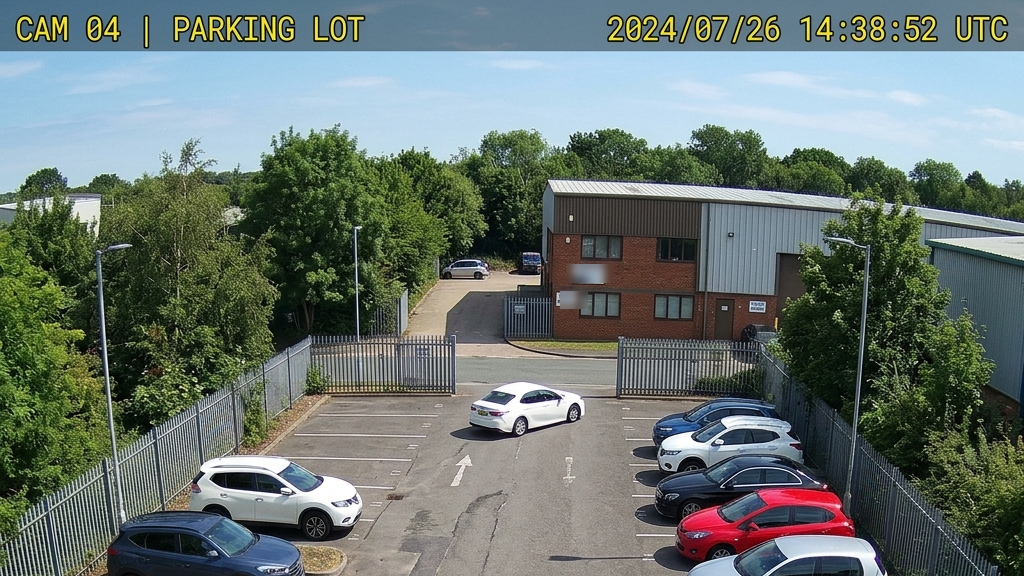
#> input picture images/raw_camera_frame_1782398850802.png, 1024 x 576 px
$ python edge_detection.py
#> lines starting #> are read from the running program, lines starting #| are printed output that depends on the picture; after the words box and inside, x2 and y2 are one past the last pixel; in counts of white or black regions, pixels touching at a corner belong together
"""Week 7: preprocessing and frame efficiency.

Blurs out noise, thresholds, and extracts structural outlines with Canny edge
detection. Running this regenerates images/edge_detection_output_*.png.

Usage:  python edge_detection.py
"""
import os
import cv2

IMG_DIR = os.path.join(os.path.dirname(__file__), "..", "images")
RAW = os.path.join(IMG_DIR, "raw_camera_frame_1782398850802.png")
EDGE_OUT = os.path.join(IMG_DIR, "edge_detection_output_1782398874981.png")


def main():
    frame = cv2.imread(RAW, cv2.IMREAD_GRAYSCALE)
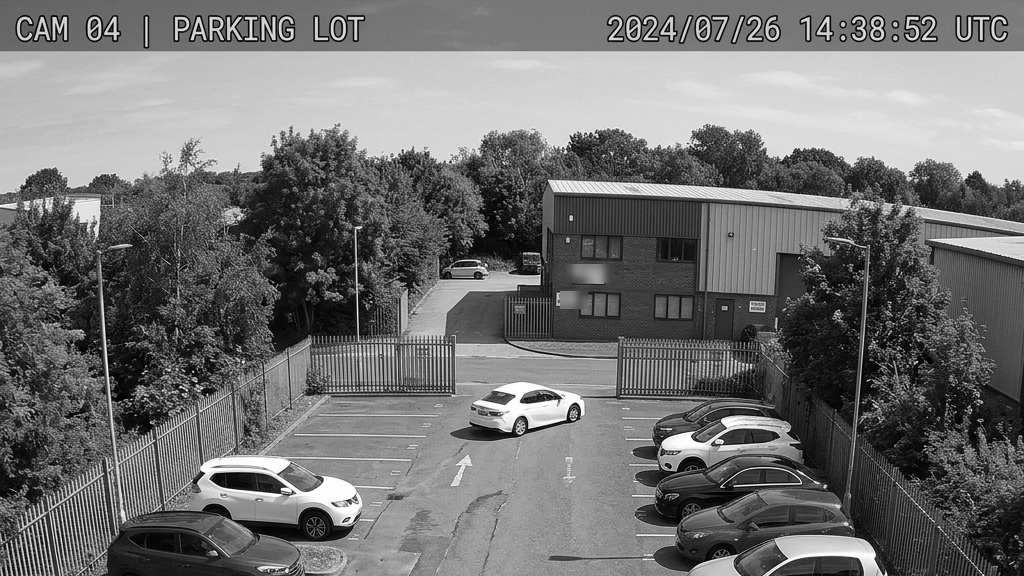
#> frame: shape (576, 1024); min 0, max 255, mean 113.4

    blurred_frame = cv2.GaussianBlur(frame, (5, 5), 0)          # kill grainy noise
    _, thresholded = cv2.threshold(blurred_frame, 127, 255, cv2.THRESH_BINARY)
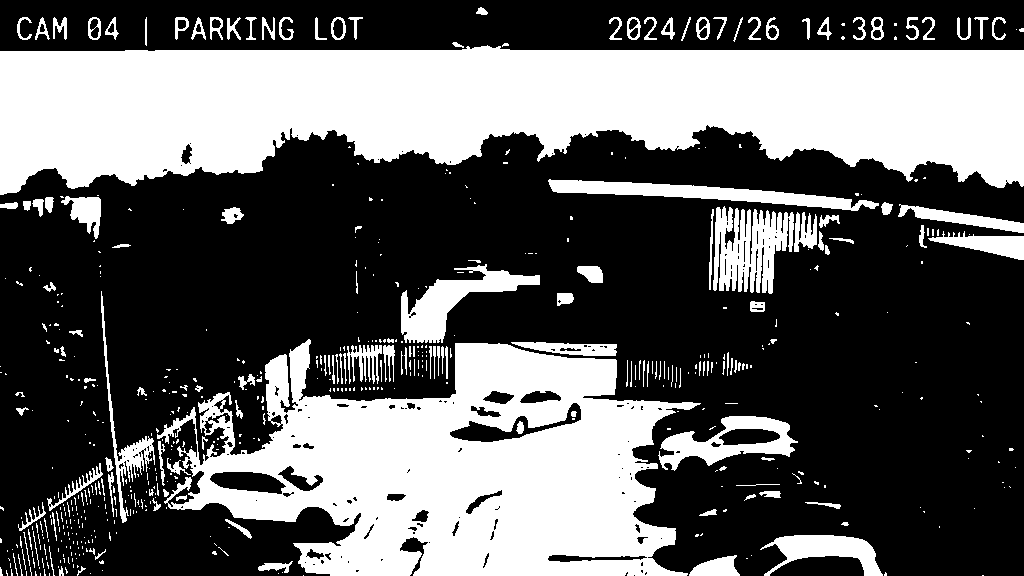
#> thresholded: shape (576, 1024); 38% white; 587 white regions (430 under 20 px), largest, box (x1, y1, x2, y2) and area: (0, 45, 1024, 195) 110672, (157, 339, 701, 576) 74743, (713, 206, 794, 294) 4557
    edges = cv2.Canny(blurred_frame, 50, 150)                   # trace object outlines
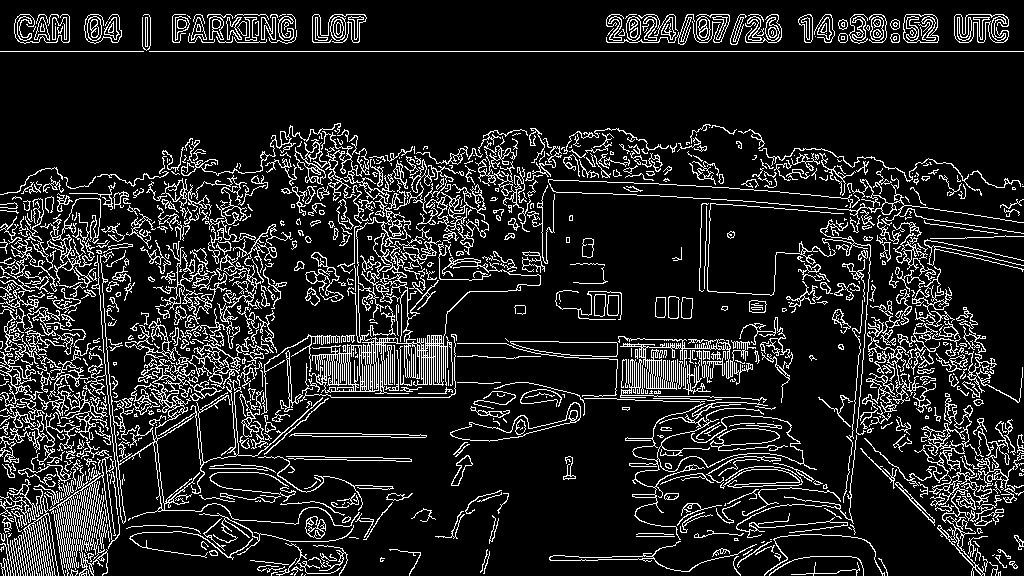
#> edges: shape (576, 1024); 13.2% white in thin lines or dots

    print("Edges shape:", edges.shape, "| edge pixels:", int((edges > 0).sum()))
#| Edges shape: (576, 1024) | edge pixels: 77622
    cv2.imwrite(EDGE_OUT, edges)


if __name__ == "__main__":
    main()
